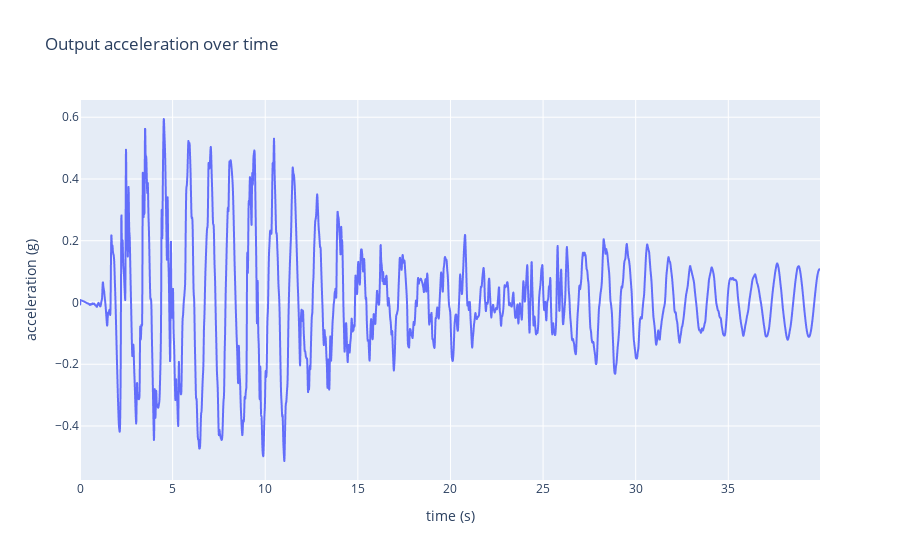

Notebook code cell kept with this figure:
### Code cell
fig = px.line(x=time, y=outputs, title='Output acceleration over time')
fig.update_layout(xaxis_title='time (s)', yaxis_title='acceleration (g)')
fig.show()

### Figure 1 — Plotly figure (JSON) as saved in the notebook; plotly's stock layout.template omitted (floating-point values rounded to 4 significant figures; data arrays with more than 128 entries replaced by an {"elided": "..."} marker saying what was removed)
{"data": [{"hovertemplate": "x=%{x}<br>y=%{y}<extra></extra>", "legendgroup": "", "line": {"color": "#636efa", "dash": "solid"}, "marker": {"symbol": "circle"}, "mode": "lines", "name": "", "showlegend": false, "type": "scattergl", "x": {"elided": "3995 float values"}, "xaxis": "x", "y": {"elided": "3995 float values"}, "yaxis": "y"}], "layout": {"legend": {"tracegroupgap": 0}, "title": {"text": "Output acceleration over time"}, "xaxis": {"anchor": "y", "domain": [0, 1], "title": {"text": "time (s)"}}, "yaxis": {"anchor": "x", "domain": [0, 1], "title": {"text": "acceleration (g)"}}}}
